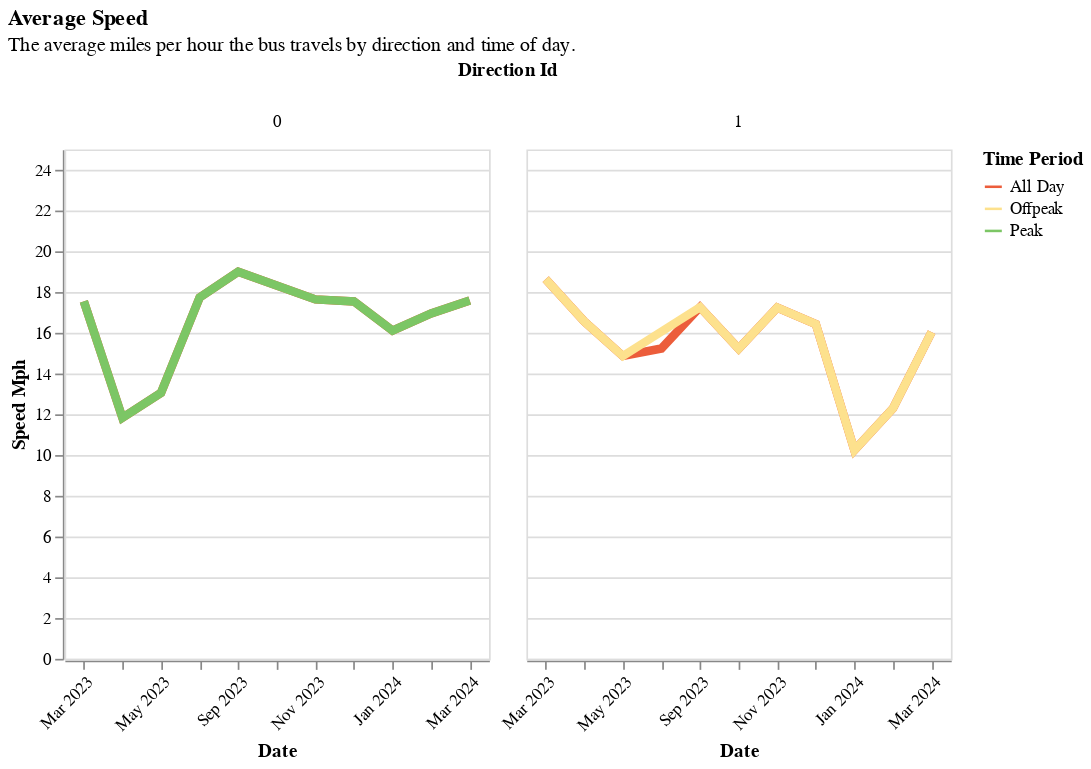

Notebook cell for this chart:
### Markdown cell above
#### Speed MPH (Done)
* Needs a different type of chart.

### Code cell
base_facet_line(
    one_route,
    "speed_mph",
    "Average Speed",
    "The average miles per hour the bus travels by direction and time of day.",
)

### Figure 1 — Vega-Lite specification as saved in the notebook (floating-point values rounded to 4 significant figures; data arrays with more than 128 entries replaced by an {"elided": "..."} marker saying what was removed)
{"config": {"view": {"continuousWidth": 300, "continuousHeight": 300}}, "data": {"name": "data-8c393927668dfe1819a8a1502fe9eded"}, "facet": {"column": {"field": "direction_id", "title": "Direction Id", "type": "nominal"}}, "spec": {"mark": {"type": "line", "size": 5}, "encoding": {"color": {"field": "time_period", "scale": {"range": ["#ec5d3b", "#fde18d", "#7cc665"]}, "title": "Time Period", "type": "nominal"}, "tooltip": [{"field": "route_combined_name", "type": "nominal"}, {"field": "route_id", "type": "nominal"}, {"field": "direction_id", "type": "quantitative"}, {"field": "time_period", "type": "nominal"}, {"field": "speed_mph_str", "type": "nominal"}], "x": {"axis": {"format": "%b %Y", "labelAngle": -45}, "field": "service_date", "timeUnit": "yearmonthdate", "title": "Date", "type": "ordinal"}, "y": {"field": "speed_mph", "scale": {"domain": [0, 25.0]}, "title": "Speed Mph", "type": "quantitative"}}, "height": 300, "width": 250}, "title": {"text": ["Average Speed"], "subtitle": ["The average miles per hour the bus travels by direction and time of day."]}, "$schema": "https://vega.github.io/schema/vega-lite/v5.14.1.json", "datasets": {"data-8c393927668dfe1819a8a1502fe9eded": {"elided": "366 records"}}}
